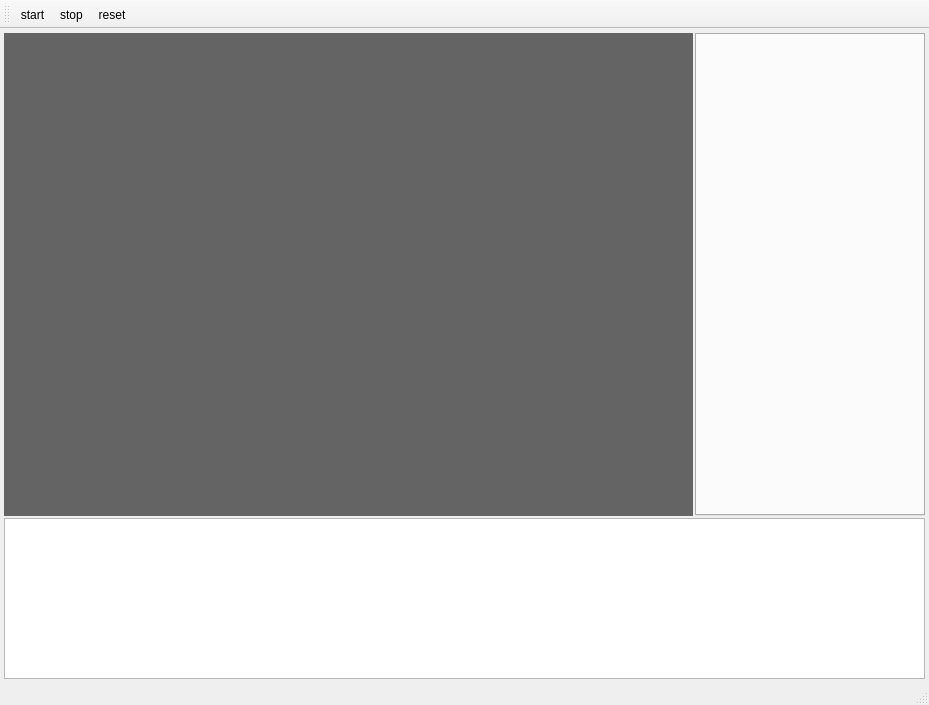
<?xml version="1.0" encoding="UTF-8"?>
<ui version="4.0">
 <class>MainWindow</class>
 <widget class="QMainWindow" name="MainWindow">
  <property name="geometry">
   <rect>
    <x>0</x>
    <y>0</y>
    <width>929</width>
    <height>705</height>
   </rect>
  </property>
  <property name="windowTitle">
   <string>MainWindow</string>
  </property>
  <widget class="QWidget" name="centralwidget">
   <layout class="QVBoxLayout" name="verticalLayout" stretch="6,2">
    <property name="spacing">
     <number>2</number>
    </property>
    <property name="leftMargin">
     <number>4</number>
    </property>
    <property name="topMargin">
     <number>4</number>
    </property>
    <property name="rightMargin">
     <number>4</number>
    </property>
    <property name="bottomMargin">
     <number>4</number>
    </property>
    <item>
     <layout class="QHBoxLayout" name="horizontalLayout" stretch="6,2">
      <property name="spacing">
       <number>2</number>
      </property>
      <item>
       <widget class="QLabel" name="labelImage">
        <property name="styleSheet">
         <string notr="true">background-color: rgb(100, 100, 100);</string>
        </property>
        <property name="text">
         <string/>
        </property>
       </widget>
      </item>
      <item>
       <widget class="QTabWidget" name="tabWidget"/>
      </item>
     </layout>
    </item>
    <item>
     <widget class="QListWidget" name="listWidget"/>
    </item>
   </layout>
  </widget>
  <widget class="QStatusBar" name="statusbar"/>
  <widget class="QToolBar" name="toolBar">
   <property name="windowTitle">
    <string>toolBar</string>
   </property>
   <attribute name="toolBarArea">
    <enum>TopToolBarArea</enum>
   </attribute>
   <attribute name="toolBarBreak">
    <bool>false</bool>
   </attribute>
   <addaction name="action_start"/>
   <addaction name="action_stop"/>
   <addaction name="action_reset"/>
  </widget>
  <action name="action_start">
   <property name="text">
    <string>start</string>
   </property>
  </action>
  <action name="action_stop">
   <property name="text">
    <string>stop</string>
   </property>
  </action>
  <action name="action_reset">
   <property name="text">
    <string>reset</string>
   </property>
  </action>
 </widget>
 <resources/>
 <connections/>
</ui>
